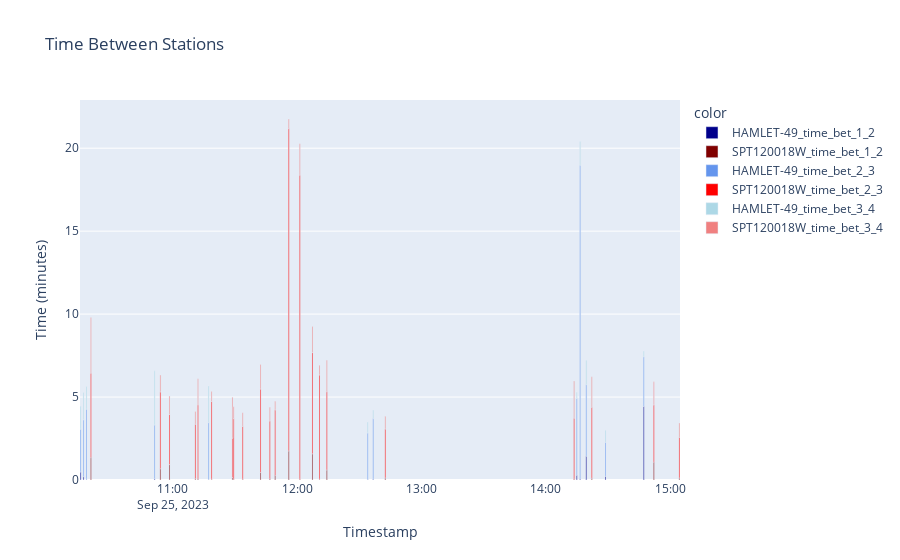

The notebook cell saved with this chart:
### Code cell
def all_time_between_station(df12, df23, df34):
    #df_bet_all = pd.DataFrame(columns = ['ts1','time_bet_12','ts2', 'ts2','time_bet_23','ts3','time_bet_34','gabarit','model'])
    df_bet_all = pd.DataFrame(columns = ['ts','gabarit', 'model','time_bet_1_2','time_bet_2_3','time_bet_3_4']) 
    
    cnt = 0
    cnt2 = 0
    for index in range(df12.shape[0]):
        start_time = (df12.loc[index, 'ts'] + pd.Timedelta(seconds = df12.loc[index, 'time_bet_1_2'])
                       - pd.Timedelta(seconds=2))
        end_time = start_time + pd.Timedelta(seconds=3)

        matching_rows = df23[(df23['ts'] >= start_time) & (df23['ts'] <= end_time) 
                                & (df23['gabarit'] == df12.loc[index,'gabarit'])]
        if not matching_rows.empty:
            first_occurrence = matching_rows.iloc[0]

            df_bet_all.loc[cnt, 'ts'] = df12.loc[index, 'ts']  # Copy the timestamp for reference
            df_bet_all.loc[cnt, 'gabarit'] = first_occurrence['gabarit']
            df_bet_all.loc[cnt, 'time_bet_1_2'] = df12.loc[index, 'time_bet_1_2'] 
            df_bet_all.loc[cnt, 'time_bet_2_3'] = first_occurrence['time_bet_2_3'] 
            cnt += 1

            start_time2 = (first_occurrence['ts'] + pd.Timedelta(seconds = first_occurrence['time_bet_2_3']) 
                          - pd.Timedelta(seconds=1))
            end_time2 = start_time2 +   pd.Timedelta(seconds=3)
            matching_rows2 = df34[(df34['ts'] >= start_time2) & (df34['ts'] <= end_time2) 
                                & (df34['gabarit'] == first_occurrence['gabarit'])]
            
            if not matching_rows2.empty:
                first_occurrence2 = matching_rows2.iloc[0]
           
                df_bet_all.loc[cnt2, 'time_bet_3_4'] = first_occurrence2['time_bet_3_4']
                #print(first_occurrence2)
                df_bet_all.loc[cnt2, 'model'] = str(first_occurrence2['model'])
  
                cnt2 += 1

    return df_bet_all


def plot_time_in_station(df):
    #display(px.data.medals_wide())

    df['time_bet_1_2'] = df['time_bet_1_2'].astype(int)
    df['time_bet_2_3'] = df['time_bet_2_3'].astype(int)
    df['time_bet_3_4'] = df['time_bet_3_4'].astype(int)
    melted_df = pd.melt(df, id_vars=['ts','model'], value_vars=['time_bet_1_2','time_bet_2_3','time_bet_3_4'],var_name='time_bet', value_name='time')
    

    melted_df['color'] = melted_df['model'] + '_' + melted_df['time_bet']
    color_discrete_map = {"HAMLET-49_time_bet_1_2": 'darkblue',
                          "HAMLET-49_time_bet_2_3": 'cornflowerblue', 
                          "HAMLET-49_time_bet_3_4": 'lightblue',
                          "SPT120018W_time_bet_1_2": 'maroon',
                          "SPT120018W_time_bet_2_3":'red',
                          "SPT120018W_time_bet_3_4": 'lightcoral'}

    #display(melted_df)
    melted_df["time"] = round(melted_df["time"]/60,2)
    fig = px.bar(melted_df, x="ts", y="time", 
                labels={"ts": "Timestamp", "time": "Time (minutes)"},
                color = 'color',
                color_discrete_map = color_discrete_map,
                title="Time Between Stations")
    #fig.update_xaxes(range=['2023-09-25 11:00:00', '2023-09-25 15:00:00'])
    #fig.update_traces(width=10)


    fig.show()




df_bet_all = all_time_between_station(df_bet_12, df_bet_23,df_bet_34)
perc_all = perc_of_gabarits_found(df_bet_all,df4, sensor = 4)

#display(df_bet_all)
plot_time_in_station(df_bet_all)



#plot_time_

### Figure 1 — Plotly figure (JSON) as saved in the notebook; plotly's stock layout.template omitted (floating-point values rounded to 4 significant figures)
{"data": [{"alignmentgroup": "True", "hovertemplate": "color=HAMLET-49_time_bet_1_2<br>Timestamp=%{x}<br>Time (minutes)=%{y}<extra></extra>", "legendgroup": "HAMLET-49_time_bet_1_2", "marker": {"color": "darkblue", "pattern": {"shape": ""}}, "name": "HAMLET-49_time_bet_1_2", "offsetgroup": "HAMLET-49_time_bet_1_2", "orientation": "v", "showlegend": true, "textposition": "auto", "type": "bar", "x": ["2023-09-25T10:15:26", "2023-09-25T10:16:52", "2023-09-25T10:18:18", "2023-09-25T10:51:09", "2023-09-25T11:17:13", "2023-09-25T12:34:00", "2023-09-25T12:36:42", "2023-09-25T14:14:55", "2023-09-25T14:16:34", "2023-09-25T14:19:32", "2023-09-25T14:28:48", "2023-09-25T14:47:15"], "xaxis": "x", "y": [0.48, 0.2, 0.05, 0.08, 0.03, 0.03, 0.05, 0.28, 0.07, 1.43, 0.22, 4.43], "yaxis": "y"}, {"alignmentgroup": "True", "hovertemplate": "color=SPT120018W_time_bet_1_2<br>Timestamp=%{x}<br>Time (minutes)=%{y}<extra></extra>", "legendgroup": "SPT120018W_time_bet_1_2", "marker": {"color": "maroon", "pattern": {"shape": ""}}, "name": "SPT120018W_time_bet_1_2", "offsetgroup": "SPT120018W_time_bet_1_2", "orientation": "v", "showlegend": true, "textposition": "auto", "type": "bar", "x": ["2023-09-25T10:20:25", "2023-09-25T10:53:57", "2023-09-25T10:58:22", "2023-09-25T11:10:51", "2023-09-25T11:12:06", "2023-09-25T11:18:40", "2023-09-25T11:28:44", "2023-09-25T11:29:18", "2023-09-25T11:33:40", "2023-09-25T11:42:18", "2023-09-25T11:46:46", "2023-09-25T11:49:22", "2023-09-25T11:55:54", "2023-09-25T12:01:14", "2023-09-25T12:07:21", "2023-09-25T12:10:45", "2023-09-25T12:14:17", "2023-09-25T12:42:32", "2023-09-25T14:13:40", "2023-09-25T14:22:10", "2023-09-25T14:52:07", "2023-09-25T15:04:28"], "xaxis": "x", "y": [1.35, 0.68, 0.93, 0.08, 0.08, 0.05, 0.15, 0.05, 0.05, 0.45, 0.08, 0.27, 1.75, 0.05, 1.58, 0.05, 0.6, 0.12, 0.05, 0.1, 1.07, 0.12], "yaxis": "y"}, {"alignmentgroup": "True", "hovertemplate": "color=HAMLET-49_time_bet_2_3<br>Timestamp=%{x}<br>Time (minutes)=%{y}<extra></extra>", "legendgroup": "HAMLET-49_time_bet_2_3", "marker": {"color": "cornflowerblue", "pattern": {"shape": ""}}, "name": "HAMLET-49_time_bet_2_3", "offsetgroup": "HAMLET-49_time_bet_2_3", "orientation": "v", "showlegend": true, "textposition": "auto", "type": "bar", "x": ["2023-09-25T10:15:26", "2023-09-25T10:16:52", "2023-09-25T10:18:18", "2023-09-25T10:51:09", "2023-09-25T11:17:13", "2023-09-25T12:34:00", "2023-09-25T12:36:42", "2023-09-25T14:14:55", "2023-09-25T14:16:34", "2023-09-25T14:19:32", "2023-09-25T14:28:48", "2023-09-25T14:47:15"], "xaxis": "x", "y": [2.58, 3.43, 4.22, 3.23, 3.43, 2.8, 3.65, 4.63, 18.9, 4.32, 2.05, 3], "yaxis": "y"}, {"alignmentgroup": "True", "hovertemplate": "color=SPT120018W_time_bet_2_3<br>Timestamp=%{x}<br>Time (minutes)=%{y}<extra></extra>", "legendgroup": "SPT120018W_time_bet_2_3", "marker": {"color": "red", "pattern": {"shape": ""}}, "name": "SPT120018W_time_bet_2_3", "offsetgroup": "SPT120018W_time_bet_2_3", "orientation": "v", "showlegend": true, "textposition": "auto", "type": "bar", "x": ["2023-09-25T10:20:25", "2023-09-25T10:53:57", "2023-09-25T10:58:22", "2023-09-25T11:10:51", "2023-09-25T11:12:06", "2023-09-25T11:18:40", "2023-09-25T11:28:44", "2023-09-25T11:29:18", "2023-09-25T11:33:40", "2023-09-25T11:42:18", "2023-09-25T11:46:46", "2023-09-25T11:49:22", "2023-09-25T11:55:54", "2023-09-25T12:01:14", "2023-09-25T12:07:21", "2023-09-25T12:10:45", "2023-09-25T12:14:17", "2023-09-25T12:42:32", "2023-09-25T14:13:40", "2023-09-25T14:22:10", "2023-09-25T14:52:07", "2023-09-25T15:04:28"], "xaxis": "x", "y": [5.08, 4.63, 3.02, 3.28, 4.45, 4.68, 2.37, 3.65, 3.18, 5.03, 3.47, 3.95, 19.43, 18.32, 6.1, 6.28, 4.72, 2.95, 3.67, 4.28, 3.45, 2.45], "yaxis": "y"}, {"alignmentgroup": "True", "hovertemplate": "color=HAMLET-49_time_bet_3_4<br>Timestamp=%{x}<br>Time (minutes)=%{y}<extra></extra>", "legendgroup": "HAMLET-49_time_bet_3_4", "marker": {"color": "lightblue", "pattern": {"shape": ""}}, "name": "HAMLET-49_time_bet_3_4", "offsetgroup": "HAMLET-49_time_bet_3_4", "orientation": "v", "showlegend": true, "textposition": "auto", "type": "bar", "x": ["2023-09-25T10:15:26", "2023-09-25T10:16:52", "2023-09-25T10:18:18", "2023-09-25T10:51:09", "2023-09-25T11:17:13", "2023-09-25T12:34:00", "2023-09-25T12:36:42", "2023-09-25T14:14:55", "2023-09-25T14:16:34", "2023-09-25T14:19:32", "2023-09-25T14:28:48", "2023-09-25T14:47:15"], "xaxis": "x", "y": [1.38, 1.65, 1.37, 3.27, 2.2, 0.67, 0.52, 0.38, 1.43, 1.47, 0.73, 0.35], "yaxis": "y"}, {"alignmentgroup": "True", "hovertemplate": "color=SPT120018W_time_bet_3_4<br>Timestamp=%{x}<br>Time (minutes)=%{y}<extra></extra>", "legendgroup": "SPT120018W_time_bet_3_4", "marker": {"color": "lightcoral", "pattern": {"shape": ""}}, "name": "SPT120018W_time_bet_3_4", "offsetgroup": "SPT120018W_time_bet_3_4", "orientation": "v", "showlegend": true, "textposition": "auto", "type": "bar", "x": ["2023-09-25T10:20:25", "2023-09-25T10:53:57", "2023-09-25T10:58:22", "2023-09-25T11:10:51", "2023-09-25T11:12:06", "2023-09-25T11:18:40", "2023-09-25T11:28:44", "2023-09-25T11:29:18", "2023-09-25T11:33:40", "2023-09-25T11:42:18", "2023-09-25T11:46:46", "2023-09-25T11:49:22", "2023-09-25T11:55:54", "2023-09-25T12:01:14", "2023-09-25T12:07:21", "2023-09-25T12:10:45", "2023-09-25T12:14:17", "2023-09-25T12:42:32", "2023-09-25T14:13:40", "2023-09-25T14:22:10", "2023-09-25T14:52:07", "2023-09-25T15:04:28"], "xaxis": "x", "y": [3.37, 1.02, 1.12, 0.77, 1.58, 0.6, 2.47, 0.72, 0.83, 1.48, 0.83, 0.52, 0.58, 1.9, 1.57, 0.58, 1.9, 0.77, 2.25, 1.85, 1.4, 0.87], "yaxis": "y"}], "layout": {"barmode": "relative", "legend": {"title": {"text": "color"}, "tracegroupgap": 0}, "title": {"text": "Time Between Stations"}, "xaxis": {"anchor": "y", "domain": [0, 1], "title": {"text": "Timestamp"}}, "yaxis": {"anchor": "x", "domain": [0, 1], "title": {"text": "Time (minutes)"}}}}
